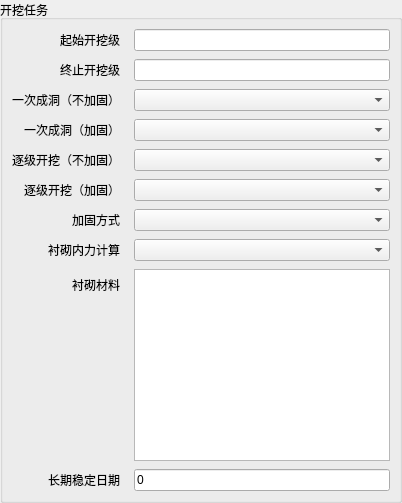
      <widget class="QGroupBox" name="groupParams">
       <property name="title">
        <string>开挖任务</string>
       </property>
       <layout class="QFormLayout" name="formLayoutParams">
        <item row="0" column="0">
         <widget class="QLabel" name="labelIexcaSta">
 <property name="sizePolicy">
  <sizepolicy hsizetype="Fixed" vsizetype="Preferred">
   <horstretch>0</horstretch>
   <verstretch>0</verstretch>
  </sizepolicy>
 </property>
          <property name="text">
           <string>起始开挖级</string>
          </property>
          <property name="wordWrap">
           <bool>false</bool>
          </property>
         </widget>
        </item>
        <item row="0" column="1">
         <widget class="QLineEdit" name="editIexcaSta">
          <property name="readOnly">
           <bool>true</bool>
          </property>
          <property name="toolTip">
           <string>由开挖体数量自动生成，不需要手工填写</string>
          </property>
          <property name="minimumSize">
           <size>
            <width>10</width>
            <height>0</height>
           </size>
          </property>
         </widget>
        </item>
        <item row="2" column="0">
         <widget class="QLabel" name="labelIfEall">
 <property name="sizePolicy">
  <sizepolicy hsizetype="Fixed" vsizetype="Preferred">
   <horstretch>0</horstretch>
   <verstretch>0</verstretch>
  </sizepolicy>
 </property>
          <property name="text">
           <string>一次成洞（不加固）</string>
          </property>
          <property name="wordWrap">
           <bool>false</bool>
          </property>
         </widget>
        </item>
        <item row="2" column="1">
         <widget class="QComboBox" name="comboIfEall">
          <property name="minimumSize">
           <size>
            <width>10</width>
            <height>0</height>
           </size>
          </property>
         </widget>
        </item>
        <item row="3" column="0">
         <widget class="QLabel" name="labelIfJall">
 <property name="sizePolicy">
  <sizepolicy hsizetype="Fixed" vsizetype="Preferred">
   <horstretch>0</horstretch>
   <verstretch>0</verstretch>
  </sizepolicy>
 </property>
          <property name="text">
           <string>一次成洞（加固）</string>
          </property>
          <property name="wordWrap">
           <bool>false</bool>
          </property>
         </widget>
        </item>
        <item row="3" column="1">
         <widget class="QComboBox" name="comboIfJall">
          <property name="minimumSize">
           <size>
            <width>10</width>
            <height>0</height>
           </size>
          </property>
         </widget>
        </item>
        <item row="4" column="0">
         <widget class="QLabel" name="labelIfE1toa">
 <property name="sizePolicy">
  <sizepolicy hsizetype="Fixed" vsizetype="Preferred">
   <horstretch>0</horstretch>
   <verstretch>0</verstretch>
  </sizepolicy>
 </property>
          <property name="text">
           <string>逐级开挖（不加固）</string>
          </property>
          <property name="wordWrap">
           <bool>false</bool>
          </property>
         </widget>
        </item>
        <item row="4" column="1">
         <widget class="QComboBox" name="comboIfE1toa">
          <property name="minimumSize">
           <size>
            <width>10</width>
            <height>0</height>
           </size>
          </property>
         </widget>
        </item>
        <item row="5" column="0">
         <widget class="QLabel" name="labelIfJ1toa">
 <property name="sizePolicy">
  <sizepolicy hsizetype="Fixed" vsizetype="Preferred">
   <horstretch>0</horstretch>
   <verstretch>0</verstretch>
  </sizepolicy>
 </property>
          <property name="text">
           <string>逐级开挖（加固）</string>
          </property>
          <property name="wordWrap">
           <bool>false</bool>
          </property>
         </widget>
        </item>
        <item row="5" column="1">
         <widget class="QComboBox" name="comboIfJ1toa">
          <property name="minimumSize">
           <size>
            <width>10</width>
            <height>0</height>
           </size>
          </property>
         </widget>
        </item>
        <item row="6" column="0">
         <widget class="QLabel" name="labelJaMethod">
 <property name="sizePolicy">
  <sizepolicy hsizetype="Fixed" vsizetype="Preferred">
   <horstretch>0</horstretch>
   <verstretch>0</verstretch>
  </sizepolicy>
 </property>
          <property name="text">
           <string>加固方式</string>
          </property>
          <property name="wordWrap">
           <bool>false</bool>
          </property>
         </widget>
        </item>
        <item row="6" column="1">
         <widget class="QComboBox" name="comboJaMethod">
          <property name="minimumSize">
           <size>
            <width>10</width>
            <height>0</height>
           </size>
          </property>
         </widget>
        </item>
        <item row="7" column="0">
         <widget class="QLabel" name="labelIfChen">
 <property name="sizePolicy">
  <sizepolicy hsizetype="Fixed" vsizetype="Preferred">
   <horstretch>0</horstretch>
   <verstretch>0</verstretch>
  </sizepolicy>
 </property>
          <property name="text">
           <string>衬砌内力计算</string>
          </property>
          <property name="wordWrap">
           <bool>false</bool>
          </property>
         </widget>
        </item>
        <item row="7" column="1">
         <widget class="QComboBox" name="comboIfChen">
          <property name="minimumSize">
           <size>
            <width>10</width>
            <height>0</height>
           </size>
          </property>
         </widget>
        </item>
        <item row="9" column="0">
         <widget class="QLabel" name="labelIdayCase">
 <property name="sizePolicy">
  <sizepolicy hsizetype="Fixed" vsizetype="Preferred">
   <horstretch>0</horstretch>
   <verstretch>0</verstretch>
  </sizepolicy>
 </property>
          <property name="text">
           <string>长期稳定日期</string>
          </property>
          <property name="wordWrap">
           <bool>false</bool>
          </property>
         </widget>
        </item>
        <item row="9" column="1">
         <widget class="QLineEdit" name="editIdayCase">
          <property name="text">
           <string>0</string>
          </property>
          <property name="minimumSize">
           <size>
            <width>10</width>
            <height>0</height>
           </size>
          </property>
         </widget>
        </item>
        <property name="leftMargin">
         <number>9</number>
        </property>
        <property name="topMargin">
         <number>9</number>
        </property>
        <property name="rightMargin">
         <number>9</number>
        </property>
        <property name="bottomMargin">
         <number>9</number>
        </property>
        <property name="horizontalSpacing">
         <number>14</number>
        </property>
        <property name="verticalSpacing">
         <number>8</number>
        </property>
        <property name="fieldGrowthPolicy">
         <enum>QFormLayout::AllNonFixedFieldsGrow</enum>
        </property>
        <property name="rowWrapPolicy">
         <enum>QFormLayout::WrapLongRows</enum>
        </property>
        <property name="labelAlignment">
         <set>Qt::AlignRight|Qt::AlignVCenter</set>
        </property>
        <item row="1" column="0">
         <widget class="QLabel" name="labelIexcaEnd">
 <property name="sizePolicy">
  <sizepolicy hsizetype="Fixed" vsizetype="Preferred">
   <horstretch>0</horstretch>
   <verstretch>0</verstretch>
  </sizepolicy>
 </property>
          <property name="text">
           <string>终止开挖级</string>
          </property>
          <property name="wordWrap">
           <bool>false</bool>
          </property>
         </widget>
        </item>
        <item row="1" column="1">
         <widget class="QLineEdit" name="editIexcaEnd">
          <property name="readOnly">
           <bool>true</bool>
          </property>
          <property name="toolTip">
           <string>由开挖体数量自动生成，不需要手工填写</string>
          </property>
          <property name="minimumSize">
           <size>
            <width>10</width>
            <height>0</height>
           </size>
          </property>
         </widget>
        </item>
        <item row="8" column="0">
         <widget class="QLabel" name="labelLiningMaterials">
 <property name="sizePolicy">
  <sizepolicy hsizetype="Fixed" vsizetype="Preferred">
   <horstretch>0</horstretch>
   <verstretch>0</verstretch>
  </sizepolicy>
 </property>
          <property name="text">
           <string>衬砌材料</string>
          </property>
          <property name="toolTip">
           <string>从网格材料中选择组成衬砌实体的材料，可多选。</string>
          </property>
          <property name="wordWrap">
  <bool>false</bool>
 </property>
</widget>
        </item>
        <item row="8" column="1">
         <widget class="QListWidget" name="listLiningMaterials">
          <property name="toolTip">
           <string>按住 Ctrl 可选择多个衬砌材料。衬砌应使用独立材料，并与开挖体具有公共边界。</string>
          </property>
          <property name="minimumHeight">
           <number>90</number>
          </property>
          <property name="selectionMode">
           <enum>QAbstractItemView::ExtendedSelection</enum>
          </property>
         </widget>
        </item>
       </layout>
      </widget>
